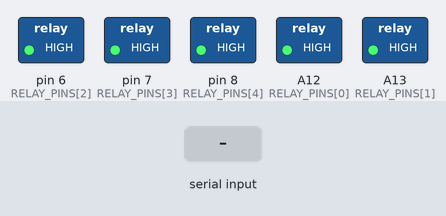
Bench run of a sketch on a simulated Arduino Mega 2560, built with avr-gcc and run on an emulated ATmega2560. Shown: switched loads named in the sketch (green lamp = pin HIGH). The inputs (shaded band) are chosen by the test bench. What the sketch prints to the serial monitor is not drawn.

Above: at 1.2 s.
1.3 s: "sweep\n" received over Serial
At 1.9 s:
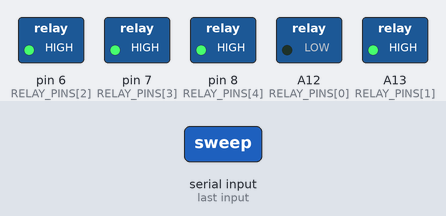
4.3 s: "a12\n" received over Serial
At 6.9 s:
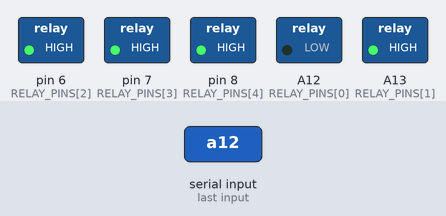
7.3 s: "5\n" received over Serial
At 7.7 s:
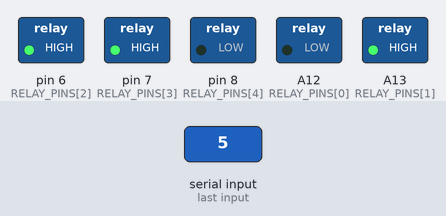
8.8 s: "sweep\n" received over Serial
At 10.4 s:
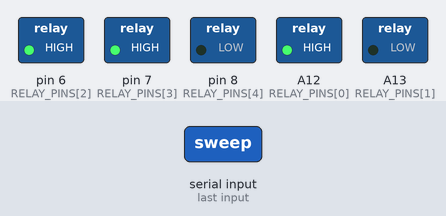
11.8 s: "1,90\n" received over Serial
At 14.9 s:
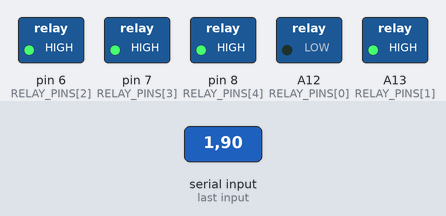
Timing chart, 0 to 15.2 s (numbered marks = the images above; inputs shaded):
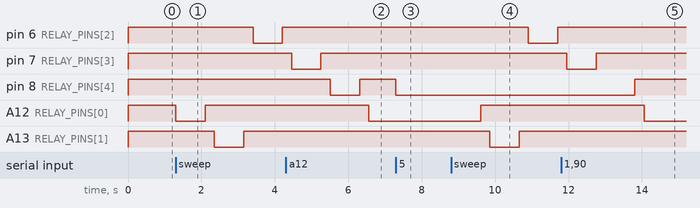

Measured:
- after the input at 1.3 s, pin 6 (RELAY_PINS[2]): HIGH → LOW after 2.1 s, → HIGH 0.80 s later; A12 (RELAY_PINS[0]): HIGH → LOW at once, → HIGH 0.80 s later; A13 (RELAY_PINS[1]): HIGH → LOW after 1.1 s, → HIGH 0.80 s later
- after the input at 4.3 s, A12 (RELAY_PINS[0]): HIGH → LOW after 2.3 s
- after the input at 7.3 s, pin 8 (RELAY_PINS[4]): HIGH → LOW at once
- after the input at 8.8 s, pin 6 (RELAY_PINS[2]): HIGH → LOW after 2.1 s, → HIGH 0.80 s later; A12 (RELAY_PINS[0]): LOW → HIGH after 0.80 s; A13 (RELAY_PINS[1]): HIGH → LOW after 1.1 s, → HIGH 0.80 s later
- after the input at 11.8 s, A12 (RELAY_PINS[0]): HIGH → LOW after 2.3 s

The sketch:

relay_led_test.ino
```cpp
/* ============================================================================
   reginsite — TEST: Relay mapper  (Arduino Mega 2560)
   ----------------------------------------------------------------------------
   Purpose: confirm WHICH Arduino pin opens WHICH cabinet, and the relay
   POLARITY (active-low vs active-high).

   >>> SAFETY — why this sketch no longer sweeps a pin RANGE <<<
   In the two-Mega production wiring, D22-D49 are ultrasonic TRIG *and ECHO*
   lines and D50-D53 are the RC522 SPI bus. An HC-SR04 actively drives its ECHO
   pin, and the RC522 actively drives MISO. Driving those pins as outputs puts
   two push-pull drivers in opposition and can damage either device. So this
   sketch only ever touches the RELAY pins listed below.

   Open Serial Monitor @115200, line ending "Newline", then type:

     1..5          -> toggle that CABINET's relay
     a12 / 6       -> toggle by pin name/number (must be a relay pin)
     sweep         -> pulse each relay ON ~800ms, one at a time, in order
     alloff        -> drive every relay to its DE-ENERGIZED state
     help          -> show this menu

   POLARITY: if a cabinet unlocks when the pin reads LOW, the board is
   ACTIVE-LOW -> keep ACTIVE_LOW = true here and in locker_controller.ino.
   ============================================================================ */

const bool ACTIVE_LOW = true;   // relay board polarity — must match the main firmware

/* Relay pin per cabinet. Mega 1 owns cabinets 1-5.
   Mega 2 (cabinets 6-10) uses: { A0, A1, A2, A3, A4 } — swap the line below.
   A0..A15 == D54..D69 on the Mega; all are full digital I/O. */
const uint8_t RELAY_PINS[] = { A12, A13, 6, 7, 8 };
const uint8_t FIRST_CABINET = 1;

const uint8_t N_RELAYS = sizeof(RELAY_PINS) / sizeof(RELAY_PINS[0]);
bool energized[N_RELAYS];

uint8_t idleLevel()   { return ACTIVE_LOW ? HIGH : LOW; }
uint8_t activeLevel() { return ACTIVE_LOW ? LOW  : HIGH; }

void applyRelay(uint8_t i, bool on) {
  digitalWrite(RELAY_PINS[i], on ? activeLevel() : idleLevel());
  energized[i] = on;
  Serial.print("cabinet "); Serial.print(FIRST_CABINET + i);
  Serial.print("  (pin ");  Serial.print(RELAY_PINS[i]);
  Serial.print(") -> ");    Serial.print(on ? "ENERGIZED" : "off");
  Serial.print("  pin is "); Serial.println((on ? activeLevel() : idleLevel()) == HIGH ? "HIGH" : "LOW");
}

int8_t indexForPin(uint8_t p) {
  for (uint8_t i = 0; i < N_RELAYS; i++) if (RELAY_PINS[i] == p) return i;
  return -1;
}

void menu() {
  Serial.println();
  Serial.println("== Relay mapper ==");
  Serial.print("Relay pins: ");
  for (uint8_t i = 0; i < N_RELAYS; i++) {
    Serial.print("cab"); Serial.print(FIRST_CABINET + i);
    Serial.print("=");   Serial.print(RELAY_PINS[i]);
    if (i < N_RELAYS - 1) Serial.print(", ");
  }
  Serial.println();
  Serial.print("Polarity: ACTIVE_"); Serial.println(ACTIVE_LOW ? "LOW" : "HIGH");
  Serial.println("Type a cabinet number, a relay pin number, or: sweep | alloff | help");
}

void setup() {
  /* De-energized level FIRST, while the pin is still an input: writing a HIGH
     to an input enables the internal pull-up, so the subsequent pinMode(OUTPUT)
     latches HIGH instead of glitching LOW. With ACTIVE_LOW relays, a LOW glitch
     is a solenoid firing. Same ordering as relaysSafeInit() in the firmware. */
  for (uint8_t i = 0; i < N_RELAYS; i++) {
    digitalWrite(RELAY_PINS[i], idleLevel());
    pinMode(RELAY_PINS[i], OUTPUT);
    digitalWrite(RELAY_PINS[i], idleLevel());
    energized[i] = false;
  }
  Serial.begin(115200);
  menu();
}

void loop() {
  if (!Serial.available()) return;
  String cmd = Serial.readStringUntil('\n');
  cmd.trim();
  cmd.toLowerCase();
  if (cmd.length() == 0) return;

  if (cmd == "help") { menu(); return; }

  if (cmd == "alloff") {
    for (uint8_t i = 0; i < N_RELAYS; i++) applyRelay(i, false);
    return;
  }

  if (cmd == "sweep") {
    Serial.println("Sweeping relays — note which cabinet opens for each:");
    for (uint8_t i = 0; i < N_RELAYS; i++) {
      applyRelay(i, true);  delay(800);
      applyRelay(i, false); delay(250);
    }
    Serial.println("sweep done.");
    return;
  }

  // "a12" -> analog pin 12
  int8_t idx = -1;
  if (cmd.startsWith("a")) {
    int a = cmd.substring(1).toInt();
    if (a >= 0 && a <= 15) idx = indexForPin(A0 + a);
  } else {
    int n = cmd.toInt();
    // A bare 1..N_RELAYS means a cabinet number; anything else is a raw pin.
    if (n >= FIRST_CABINET && n < FIRST_CABINET + N_RELAYS) idx = n - FIRST_CABINET;
    else if (n > 0) idx = indexForPin((uint8_t) n);
  }

  if (idx >= 0) applyRelay(idx, !energized[idx]);
  else Serial.println("Not a relay pin. Type a cabinet number, a relay pin, or: sweep/alloff/help");
}
```
